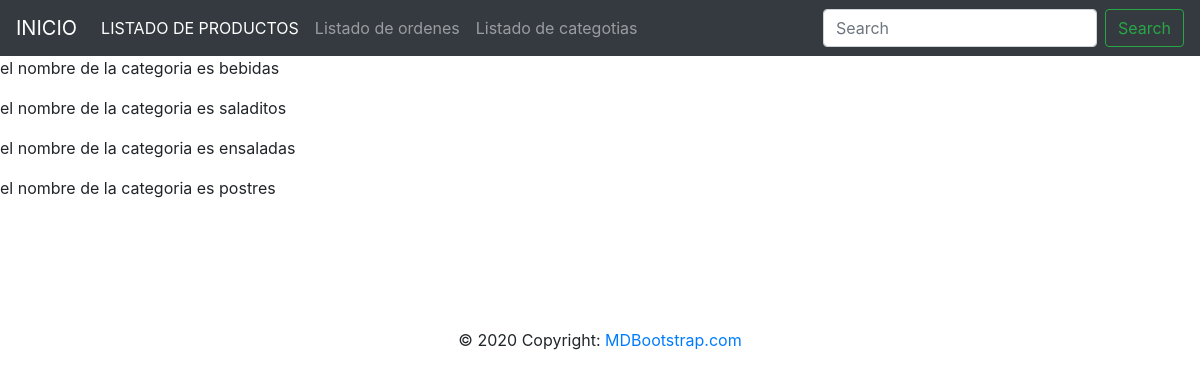
Before: /products/list-categories/ with the older database file.
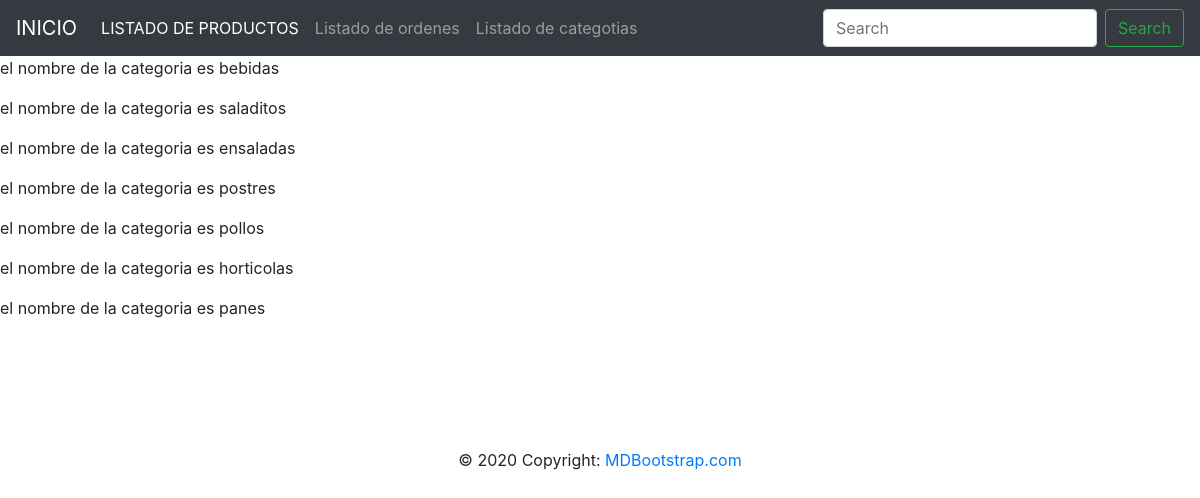
After: the same page with the newer database file.
### products/models.py (models this page shows)
class Category(models.Model):
    name = models.CharField(max_length= 60 ,unique=True )

### products/views.py (the view)
# urls.py: path('list-categories/',list_categories),
def list_categories(request):
    all_categories = Category.objects.all()
    context = {
        'categories': all_categories,
     }
    return render(request,'products/list_categories.html',context=context)

### templates/products/list_categories.html (shortened to what this page needs)
{% extends 'base.html'%}
  {% block content %}
    {% for category in categories %}
    <p>el nombre de la categoria es {{category.name}}</p>
  {% endfor %}
  {% endblock %}

Changed rows visible on the page:
added Category: name "pollos"
added Category: name "horticolas"
added Category: name "panes"
